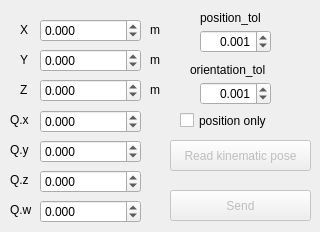
    <widget class="QWidget" name="tab_cs">
     <attribute name="title">
      <string>Task space</string>
     </attribute>
     <widget class="QDoubleSpinBox" name="doubleSpinBox_x">
      <property name="geometry">
       <rect>
        <x>40</x>
        <y>19</y>
        <width>101</width>
        <height>23</height>
       </rect>
      </property>
      <property name="decimals">
       <number>3</number>
      </property>
      <property name="minimum">
       <double>-1.000000000000000</double>
      </property>
      <property name="maximum">
       <double>1.000000000000000</double>
      </property>
      <property name="singleStep">
       <double>0.010000000000000</double>
      </property>
     </widget>
     <widget class="QPushButton" name="btn_send_kinematic_pose">
      <property name="enabled">
       <bool>false</bool>
      </property>
      <property name="geometry">
       <rect>
        <x>170</x>
        <y>190</y>
        <width>141</width>
        <height>31</height>
       </rect>
      </property>
      <property name="text">
       <string>Send</string>
      </property>
     </widget>
     <widget class="QLabel" name="label_27">
      <property name="geometry">
       <rect>
        <x>150</x>
        <y>83</y>
        <width>59</width>
        <height>14</height>
       </rect>
      </property>
      <property name="text">
       <string>m</string>
      </property>
     </widget>
     <widget class="QDoubleSpinBox" name="doubleSpinBox_z">
      <property name="geometry">
       <rect>
        <x>40</x>
        <y>79</y>
        <width>101</width>
        <height>23</height>
       </rect>
      </property>
      <property name="decimals">
       <number>3</number>
      </property>
      <property name="minimum">
       <double>-1.000000000000000</double>
      </property>
      <property name="maximum">
       <double>1.000000000000000</double>
      </property>
      <property name="singleStep">
       <double>0.010000000000000</double>
      </property>
     </widget>
     <widget class="QLabel" name="label_28">
      <property name="geometry">
       <rect>
        <x>150</x>
        <y>53</y>
        <width>59</width>
        <height>14</height>
       </rect>
      </property>
      <property name="text">
       <string>m</string>
      </property>
     </widget>
     <widget class="QDoubleSpinBox" name="doubleSpinBox_y">
      <property name="geometry">
       <rect>
        <x>40</x>
        <y>49</y>
        <width>101</width>
        <height>23</height>
       </rect>
      </property>
      <property name="decimals">
       <number>3</number>
      </property>
      <property name="minimum">
       <double>-1.000000000000000</double>
      </property>
      <property name="maximum">
       <double>1.000000000000000</double>
      </property>
      <property name="singleStep">
       <double>0.010000000000000</double>
      </property>
     </widget>
     <widget class="QPushButton" name="btn_read_kinematic_pose">
      <property name="enabled">
       <bool>false</bool>
      </property>
      <property name="geometry">
       <rect>
        <x>170</x>
        <y>140</y>
        <width>141</width>
        <height>31</height>
       </rect>
      </property>
      <property name="text">
       <string>Read kinematic pose</string>
      </property>
     </widget>
     <widget class="QLabel" name="label_29">
      <property name="geometry">
       <rect>
        <x>20</x>
        <y>23</y>
        <width>50</width>
        <height>14</height>
       </rect>
      </property>
      <property name="text">
       <string>X </string>
      </property>
     </widget>
     <widget class="QLabel" name="label_30">
      <property name="geometry">
       <rect>
        <x>20</x>
        <y>83</y>
        <width>50</width>
        <height>14</height>
       </rect>
      </property>
      <property name="text">
       <string>Z</string>
      </property>
     </widget>
     <widget class="QLabel" name="label_31">
      <property name="geometry">
       <rect>
        <x>150</x>
        <y>23</y>
        <width>59</width>
        <height>14</height>
       </rect>
      </property>
      <property name="text">
       <string>m</string>
      </property>
     </widget>
     <widget class="QLabel" name="label_32">
      <property name="geometry">
       <rect>
        <x>20</x>
        <y>50</y>
        <width>50</width>
        <height>20</height>
       </rect>
      </property>
      <property name="text">
       <string>Y</string>
      </property>
     </widget>
     <widget class="QDoubleSpinBox" name="doubleSpinBox_q_x">
      <property name="geometry">
       <rect>
        <x>40</x>
        <y>110</y>
        <width>101</width>
        <height>23</height>
       </rect>
      </property>
      <property name="decimals">
       <number>3</number>
      </property>
      <property name="minimum">
       <double>-1.000000000000000</double>
      </property>
      <property name="maximum">
       <double>1.000000000000000</double>
      </property>
      <property name="singleStep">
       <double>0.010000000000000</double>
      </property>
     </widget>
     <widget class="QDoubleSpinBox" name="doubleSpinBox_q_y">
      <property name="geometry">
       <rect>
        <x>40</x>
        <y>140</y>
        <width>101</width>
        <height>23</height>
       </rect>
      </property>
      <property name="decimals">
       <number>3</number>
      </property>
      <property name="minimum">
       <double>-1.000000000000000</double>
      </property>
      <property name="maximum">
       <double>1.000000000000000</double>
      </property>
      <property name="singleStep">
       <double>0.010000000000000</double>
      </property>
     </widget>
     <widget class="QDoubleSpinBox" name="doubleSpinBox_q_z">
      <property name="geometry">
       <rect>
        <x>40</x>
        <y>170</y>
        <width>101</width>
        <height>23</height>
       </rect>
      </property>
      <property name="decimals">
       <number>3</number>
      </property>
      <property name="minimum">
       <double>-1.000000000000000</double>
      </property>
      <property name="maximum">
       <double>1.000000000000000</double>
      </property>
      <property name="singleStep">
       <double>0.010000000000000</double>
      </property>
     </widget>
     <widget class="QDoubleSpinBox" name="doubleSpinBox_q_w">
      <property name="geometry">
       <rect>
        <x>40</x>
        <y>200</y>
        <width>101</width>
        <height>23</height>
       </rect>
      </property>
      <property name="decimals">
       <number>3</number>
      </property>
      <property name="minimum">
       <double>-1.000000000000000</double>
      </property>
      <property name="maximum">
       <double>1.000000000000000</double>
      </property>
      <property name="singleStep">
       <double>0.010000000000000</double>
      </property>
     </widget>
     <widget class="QLabel" name="label_35">
      <property name="geometry">
       <rect>
        <x>10</x>
        <y>113</y>
        <width>50</width>
        <height>14</height>
       </rect>
      </property>
      <property name="text">
       <string>Q.x</string>
      </property>
     </widget>
     <widget class="QLabel" name="label_53">
      <property name="geometry">
       <rect>
        <x>10</x>
        <y>143</y>
        <width>50</width>
        <height>14</height>
       </rect>
      </property>
      <property name="text">
       <string>Q.y</string>
      </property>
     </widget>
     <widget class="QLabel" name="label_54">
      <property name="geometry">
       <rect>
        <x>10</x>
        <y>173</y>
        <width>50</width>
        <height>14</height>
       </rect>
      </property>
      <property name="text">
       <string>Q.z</string>
      </property>
     </widget>
     <widget class="QLabel" name="label_55">
      <property name="geometry">
       <rect>
        <x>10</x>
        <y>203</y>
        <width>50</width>
        <height>14</height>
       </rect>
      </property>
      <property name="text">
       <string>Q.w</string>
      </property>
     </widget>
     <widget class="QLabel" name="label_56">
      <property name="geometry">
       <rect>
        <x>190</x>
        <y>60</y>
        <width>111</width>
        <height>20</height>
       </rect>
      </property>
      <property name="text">
       <string>orientation_tol</string>
      </property>
     </widget>
     <widget class="QDoubleSpinBox" name="doubleSpinBox_orientation_tol">
      <property name="geometry">
       <rect>
        <x>200</x>
        <y>82</y>
        <width>71</width>
        <height>23</height>
       </rect>
      </property>
      <property name="alignment">
       <set>Qt::AlignRight|Qt::AlignTrailing|Qt::AlignVCenter</set>
      </property>
      <property name="decimals">
       <number>3</number>
      </property>
      <property name="minimum">
       <double>0.000000000000000</double>
      </property>
      <property name="maximum">
       <double>1.000000000000000</double>
      </property>
      <property name="singleStep">
       <double>0.001000000000000</double>
      </property>
      <property name="value">
       <double>0.001000000000000</double>
      </property>
     </widget>
     <widget class="QCheckBox" name="checkBox">
      <property name="geometry">
       <rect>
        <x>180</x>
        <y>110</y>
        <width>121</width>
        <height>21</height>
       </rect>
      </property>
      <property name="text">
       <string>position only</string>
      </property>
     </widget>
     <widget class="QLabel" name="label_57">
      <property name="geometry">
       <rect>
        <x>200</x>
        <y>10</y>
        <width>81</width>
        <height>16</height>
       </rect>
      </property>
      <property name="text">
       <string>position_tol</string>
      </property>
     </widget>
     <widget class="QDoubleSpinBox" name="doubleSpinBox_position_tol">
      <property name="geometry">
       <rect>
        <x>200</x>
        <y>30</y>
        <width>71</width>
        <height>23</height>
       </rect>
      </property>
      <property name="alignment">
       <set>Qt::AlignRight|Qt::AlignTrailing|Qt::AlignVCenter</set>
      </property>
      <property name="decimals">
       <number>3</number>
      </property>
      <property name="minimum">
       <double>0.000000000000000</double>
      </property>
      <property name="maximum">
       <double>1.000000000000000</double>
      </property>
      <property name="singleStep">
       <double>0.001000000000000</double>
      </property>
      <property name="value">
       <double>0.001000000000000</double>
      </property>
     </widget>
    </widget>
